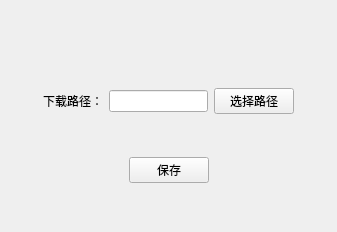
<?xml version="1.0" encoding="UTF-8"?>
<ui version="4.0">
 <class>SetFilePath</class>
 <widget class="QWidget" name="SetFilePath">
  <property name="geometry">
   <rect>
    <x>0</x>
    <y>0</y>
    <width>337</width>
    <height>232</height>
   </rect>
  </property>
  <property name="windowTitle">
   <string>Form</string>
  </property>
  <layout class="QVBoxLayout" name="verticalLayout">
   <item>
    <spacer name="verticalSpacer">
     <property name="orientation">
      <enum>Qt::Vertical</enum>
     </property>
     <property name="sizeType">
      <enum>QSizePolicy::Fixed</enum>
     </property>
     <property name="sizeHint" stdset="0">
      <size>
       <width>20</width>
       <height>40</height>
      </size>
     </property>
    </spacer>
   </item>
   <item>
    <layout class="QHBoxLayout" name="horizontalLayout">
     <item>
      <spacer name="horizontalSpacer_2">
       <property name="orientation">
        <enum>Qt::Horizontal</enum>
       </property>
       <property name="sizeHint" stdset="0">
        <size>
         <width>40</width>
         <height>20</height>
        </size>
       </property>
      </spacer>
     </item>
     <item>
      <widget class="QLabel" name="label">
       <property name="text">
        <string>下载路径：</string>
       </property>
      </widget>
     </item>
     <item>
      <widget class="QLineEdit" name="filePathLine"/>
     </item>
     <item>
      <widget class="QPushButton" name="selectButton">
       <property name="text">
        <string>选择路径</string>
       </property>
      </widget>
     </item>
     <item>
      <spacer name="horizontalSpacer_3">
       <property name="orientation">
        <enum>Qt::Horizontal</enum>
       </property>
       <property name="sizeHint" stdset="0">
        <size>
         <width>40</width>
         <height>20</height>
        </size>
       </property>
      </spacer>
     </item>
    </layout>
   </item>
   <item>
    <layout class="QHBoxLayout" name="horizontalLayout_2">
     <item>
      <spacer name="horizontalSpacer">
       <property name="orientation">
        <enum>Qt::Horizontal</enum>
       </property>
       <property name="sizeHint" stdset="0">
        <size>
         <width>40</width>
         <height>20</height>
        </size>
       </property>
      </spacer>
     </item>
     <item>
      <widget class="QPushButton" name="saveButton">
       <property name="text">
        <string>保存</string>
       </property>
      </widget>
     </item>
     <item>
      <spacer name="horizontalSpacer_4">
       <property name="orientation">
        <enum>Qt::Horizontal</enum>
       </property>
       <property name="sizeHint" stdset="0">
        <size>
         <width>40</width>
         <height>20</height>
        </size>
       </property>
      </spacer>
     </item>
    </layout>
   </item>
  </layout>
 </widget>
 <resources/>
 <connections>
  <connection>
   <sender>selectButton</sender>
   <signal>clicked()</signal>
   <receiver>SetFilePath</receiver>
   <slot>selectFilePath()</slot>
   <hints>
    <hint type="sourcelabel">
     <x>269</x>
     <y>96</y>
    </hint>
    <hint type="destinationlabel">
     <x>362</x>
     <y>192</y>
    </hint>
   </hints>
  </connection>
  <connection>
   <sender>saveButton</sender>
   <signal>clicked()</signal>
   <receiver>SetFilePath</receiver>
   <slot>ClickSaveButton()</slot>
   <hints>
    <hint type="sourcelabel">
     <x>312</x>
     <y>180</y>
    </hint>
    <hint type="destinationlabel">
     <x>342</x>
     <y>255</y>
    </hint>
   </hints>
  </connection>
 </connections>
 <slots>
  <slot>selectFilePath()</slot>
  <slot>ClickSaveButton()</slot>
 </slots>
</ui>
